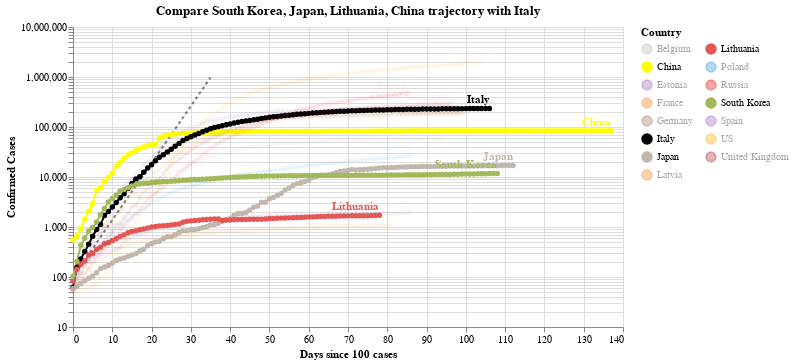

The cell this chart's notebook holds for it:
### Code cell
#hide_input
chart3 = make_since_chart(dff2, ['South Korea', 'Japan', 'Lithuania', 'China'], baseline_countries)
chart3

### Figure 1 — Vega-Lite specification as saved in the notebook (floating-point values rounded to 4 significant figures; data arrays with more than 128 entries replaced by an {"elided": "..."} marker saying what was removed)
{"config": {"view": {"continuousWidth": 400, "continuousHeight": 300}}, "layer": [{"data": {"name": "data-628230001892d6798b50651be41d1b3e"}, "mark": {"type": "line", "color": "black", "opacity": 0.5, "strokeDash": [3, 3]}, "encoding": {"x": {"type": "quantitative", "field": "Days since 100 cases"}, "y": {"type": "quantitative", "field": "Confirmed Cases"}}}, {"data": {"name": "data-5909684ef2028e7b5b8865697c7ca677"}, "mark": {"type": "line", "point": true}, "encoding": {"color": {"type": "nominal", "field": "Country", "legend": {"columns": 2}, "scale": {"domain": ["Belgium", "China", "Estonia", "France", "Germany", "Italy", "Japan", "Latvia", "Lithuania", "Poland", "Russia", "South Korea", "Spain", "US", "United Kingdom"], "range": ["#C1B7AD", "yellow", "#9467bd", "#F58518", "#9D755D", "black", "#C1B7AD", "#F58518", "#E45756", "#2495D3", "red", "#A1BA59", "#9467bd", "orange", "brown"]}}, "opacity": {"condition": {"value": 1, "selection": "selector001"}, "value": 0.05}, "tooltip": [{"type": "nominal", "field": "Country"}, {"type": "temporal", "field": "Date"}, {"type": "quantitative", "field": "Confirmed Cases"}, {"type": "quantitative", "field": "Days since 100 cases"}], "x": {"type": "quantitative", "field": "Days since 100 cases"}, "y": {"type": "quantitative", "field": "Confirmed Cases", "scale": {"type": "log"}}}, "selection": {"selector001": {"type": "multi", "fields": ["Country"], "bind": "legend", "init": [{"Country": "South Korea"}, {"Country": "Japan"}, {"Country": "Lithuania"}, {"Country": "China"}, {"Country": "Italy"}]}}, "width": 550}, {"data": {"name": "data-5909684ef2028e7b5b8865697c7ca677"}, "mark": {"type": "text", "align": "right", "dy": -8, "fontWeight": "bold"}, "encoding": {"color": {"type": "nominal", "field": "Country", "legend": {"columns": 2}, "scale": {"domain": ["Belgium", "China", "Estonia", "France", "Germany", "Italy", "Japan", "Latvia", "Lithuania", "Poland", "Russia", "South Korea", "Spain", "US", "United Kingdom"], "range": ["#C1B7AD", "yellow", "#9467bd", "#F58518", "#9D755D", "black", "#C1B7AD", "#F58518", "#E45756", "#2495D3", "red", "#A1BA59", "#9467bd", "orange", "brown"]}}, "opacity": {"condition": {"value": 1, "selection": "selector001"}, "value": 0.05}, "text": {"type": "nominal", "field": "Country"}, "tooltip": [{"type": "nominal", "field": "Country"}, {"type": "temporal", "field": "Date"}, {"type": "quantitative", "field": "Confirmed Cases"}, {"type": "quantitative", "field": "Days since 100 cases"}], "x": {"type": "quantitative", "field": "Days since 100 cases"}, "y": {"type": "quantitative", "field": "Confirmed Cases", "scale": {"type": "log"}}}, "transform": [{"filter": "(datum['Date'] >= 1591488000000)"}], "width": 550}], "title": "Compare South Korea, Japan, Lithuania, China trajectory with Italy", "$schema": "https://vega.github.io/schema/vega-lite/v4.0.2.json", "datasets": {"data-628230001892d6798b50651be41d1b3e": [{"Days since 100 cases": 0, "Confirmed Cases": 100.0}, {"Days since 100 cases": 1, "Confirmed Cases": 130.0}, {"Days since 100 cases": 2, "Confirmed Cases": 169.0}, {"Days since 100 cases": 3, "Confirmed Cases": 219.7}, {"Days since 100 cases": 4, "Confirmed Cases": 285.6}, {"Days since 100 cases": 5, "Confirmed Cases": 371.3}, {"Days since 100 cases": 6, "Confirmed Cases": 482.7}, {"Days since 100 cases": 7, "Confirmed Cases": 627.5}, {"Days since 100 cases": 8, "Confirmed Cases": 815.7}, {"Days since 100 cases": 9, "Confirmed Cases": 1060.0}, {"Days since 100 cases": 10, "Confirmed Cases": 1379.0}, {"Days since 100 cases": 11, "Confirmed Cases": 1792.0}, {"Days since 100 cases": 12, "Confirmed Cases": 2330.0}, {"Days since 100 cases": 13, "Confirmed Cases": 3029.0}, {"Days since 100 cases": 14, "Confirmed Cases": 3937.0}, {"Days since 100 cases": 15, "Confirmed Cases": 5119.0}, {"Days since 100 cases": 16, "Confirmed Cases": 6654.0}, {"Days since 100 cases": 17, "Confirmed Cases": 8650.0}, {"Days since 100 cases": 18, "Confirmed Cases": 11250.0}, {"Days since 100 cases": 19, "Confirmed Cases": 14620.0}, {"Days since 100 cases": 20, "Confirmed Cases": 19000.0}, {"Days since 100 cases": 21, "Confirmed Cases": 24710.0}, {"Days since 100 cases": 22, "Confirmed Cases": 32120.0}, {"Days since 100 cases": 23, "Confirmed Cases": 41750.0}, {"Days since 100 cases": 24, "Confirmed Cases": 54280.0}, {"Days since 100 cases": 25, "Confirmed Cases": 70560.0}, {"Days since 100 cases": 26, "Confirmed Cases": 91730.0}, {"Days since 100 cases": 27, "Confirmed Cases": 119300.0}, {"Days since 100 cases": 28, "Confirmed Cases": 155000.0}, {"Days since 100 cases": 29, "Confirmed Cases": 201500.0}, {"Days since 100 cases": 30, "Confirmed Cases": 262000.0}, {"Days since 100 cases": 31, "Confirmed Cases": 340600.0}, {"Days since 100 cases": 32, "Confirmed Cases": 442800.0}, {"Days since 100 cases": 33, "Confirmed Cases": 575600.0}, {"Days since 100 cases": 34, "Confirmed Cases": 748300.0}, {"Days since 100 cases": 35, "Confirmed Cases": 972800.0}], "data-5909684ef2028e7b5b8865697c7ca677": {"elided": "1485 records"}}}
